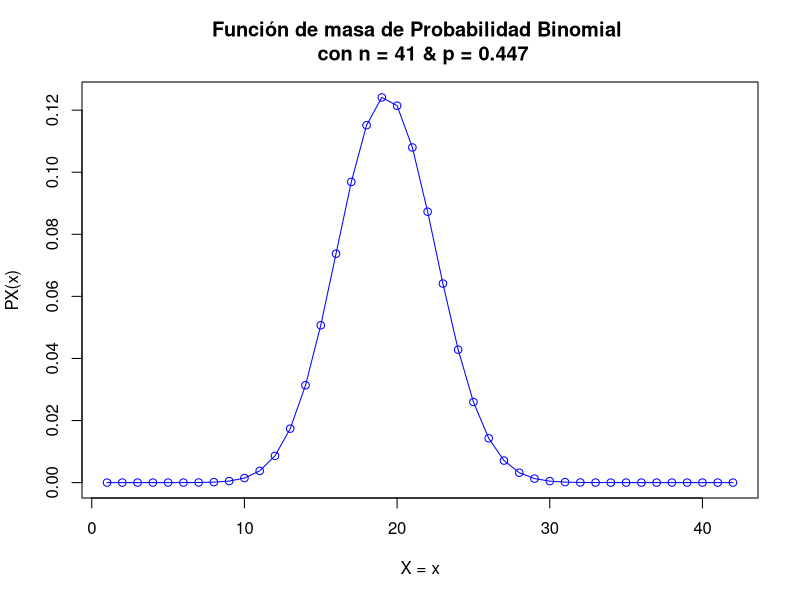

R code for this plot:
# INTEGRANTES: Sebastian Martinez / Oscar Gomez / Oscar Velasco

# TAREA 1: Punto Q R


library (gtools)
library (combinat)

Distribucion_Binomial <- function(n,k,p){
  a = (p^k)*((1-p)^(n-k))
  b = nCm(n,k)
  c = b*a
  return (c)
}


n = 41
p = 0.447


# A) X tiene una Distribución Binomial, observe que tengo dos opciones para cada estudiante,
#    ha usado Wikipedia para al menos uno de sus trabajos academicos, o no la ha usado.


# B)

x = 1:42
y <- rep(0,42)
for(k in 0:n){
  y[k+1] = Distribucion_Binomial(n, k, p)
}

plot(x, y,
     main = "Función de masa de Probabilidad Binomial \n con n = 41 & p = 0.447",
     xlab = "X = x",
     ylab = "PX(x)", type = "o", col = "blue")
# La Grafica de la funcion de masa de probabilidad se parece mucho a la Campana de Gauss.


# C)

x17 = Distribucion_Binomial(n, 17, p)
cat("La Probabilidad de que X = 17 es PX(x = 17) = ", x17)


# D)

xmei13 = 0
for(k in 0:13){
  xmei13 = xmei13 + Distribucion_Binomial(n, k, p)
}
cat("La Probabilidad de que X <= 13 es PX(x <= 13) = ", xmei13)


# E)

xma11 = 0;
for(k in 12:n){
  xma11 = xma11 + Distribucion_Binomial(n, k, p)
}
cat("La Probabilidad de que X > 11 es PX(x > 11) = ", xma11)


# F)

xin16and19 = 0
for(k in 16:19){
  xin16and19 = xin16and19 + Distribucion_Binomial(n, k, p)
}
cat("La Probabilidad de que 16 <= X <= 19 es PX(16 <= x <= 19) = ", xin16and19)
